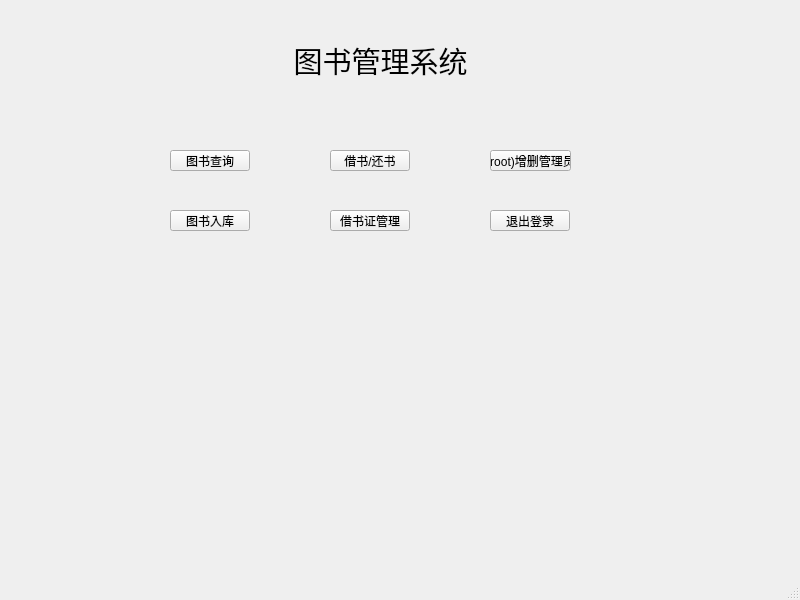
<?xml version="1.0" encoding="UTF-8"?>
<ui version="4.0">
 <class>MainWindow</class>
 <widget class="QMainWindow" name="MainWindow">
  <property name="geometry">
   <rect>
    <x>0</x>
    <y>0</y>
    <width>800</width>
    <height>600</height>
   </rect>
  </property>
  <property name="windowTitle">
   <string>MainWindow</string>
  </property>
  <widget class="QWidget" name="centralwidget">
   <widget class="QPushButton" name="borrow">
    <property name="geometry">
     <rect>
      <x>330</x>
      <y>150</y>
      <width>80</width>
      <height>21</height>
     </rect>
    </property>
    <property name="text">
     <string>借书/还书</string>
    </property>
   </widget>
   <widget class="QPushButton" name="return2">
    <property name="geometry">
     <rect>
      <x>490</x>
      <y>210</y>
      <width>80</width>
      <height>21</height>
     </rect>
    </property>
    <property name="text">
     <string>退出登录</string>
    </property>
   </widget>
   <widget class="QPushButton" name="login">
    <property name="geometry">
     <rect>
      <x>490</x>
      <y>150</y>
      <width>81</width>
      <height>21</height>
     </rect>
    </property>
    <property name="text">
     <string>(root)增删管理员</string>
    </property>
   </widget>
   <widget class="QPushButton" name="query">
    <property name="geometry">
     <rect>
      <x>170</x>
      <y>150</y>
      <width>80</width>
      <height>21</height>
     </rect>
    </property>
    <property name="text">
     <string>图书查询</string>
    </property>
   </widget>
   <widget class="QLabel" name="label">
    <property name="geometry">
     <rect>
      <x>290</x>
      <y>40</y>
      <width>181</width>
      <height>41</height>
     </rect>
    </property>
    <property name="font">
     <font>
      <pointsize>22</pointsize>
     </font>
    </property>
    <property name="text">
     <string>图书管理系统</string>
    </property>
    <property name="alignment">
     <set>Qt::AlignCenter</set>
    </property>
   </widget>
   <widget class="QPushButton" name="borrow_2">
    <property name="geometry">
     <rect>
      <x>170</x>
      <y>210</y>
      <width>80</width>
      <height>21</height>
     </rect>
    </property>
    <property name="text">
     <string>图书入库</string>
    </property>
   </widget>
   <widget class="QPushButton" name="borrow_3">
    <property name="geometry">
     <rect>
      <x>330</x>
      <y>210</y>
      <width>80</width>
      <height>21</height>
     </rect>
    </property>
    <property name="text">
     <string>借书证管理</string>
    </property>
   </widget>
  </widget>
  <widget class="QMenuBar" name="menubar">
   <property name="geometry">
    <rect>
     <x>0</x>
     <y>0</y>
     <width>800</width>
     <height>17</height>
    </rect>
   </property>
  </widget>
  <widget class="QStatusBar" name="statusbar"/>
 </widget>
 <resources/>
 <connections/>
</ui>
